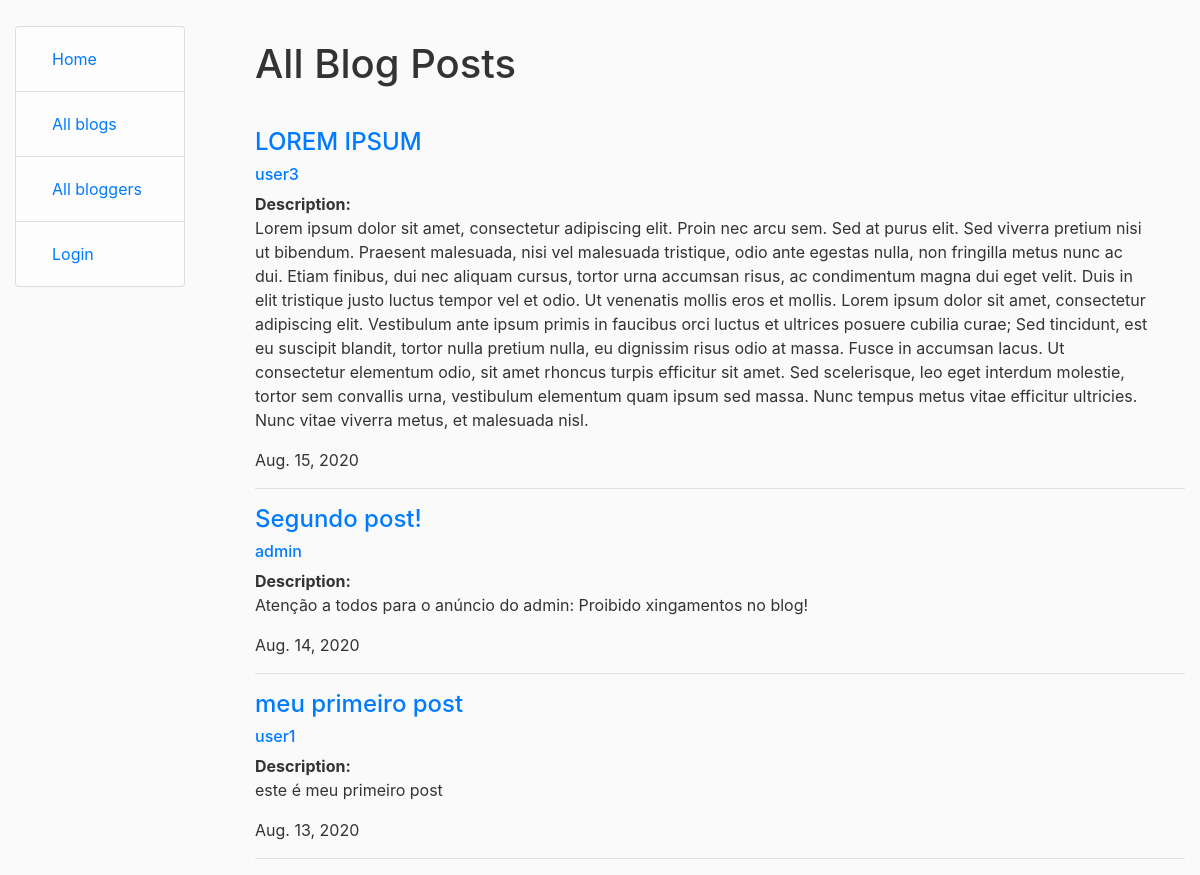
Page /blog/blogs/ on the earlier database version.
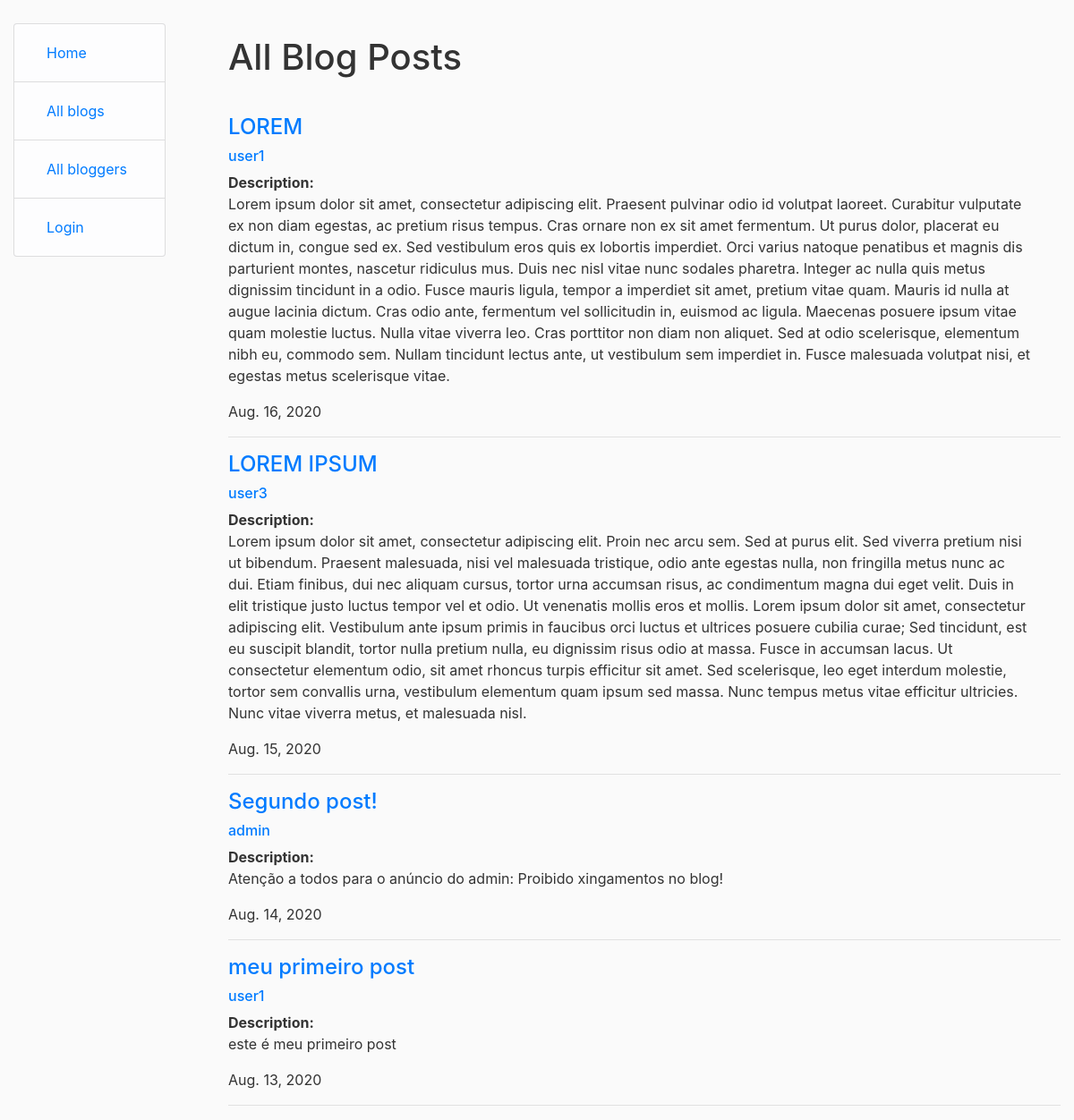
Same page on the later database version.
### blog/models.py (models this page shows, shortened)
class Blogpost(models.Model):
    title = models.CharField(max_length=200, help_text='Enter a post title')
    date = models.DateField(auto_now_add=True)
    description = models.TextField(max_length=1000, help_text='Enter a description for the post')
    author = models.ForeignKey('Author', on_delete=models.SET_NULL, null=True)
    def get_absolute_url(self):
        return reverse('blogpost-detail', args=[str(self.id)])
    class Meta:
        ordering = ['-date']

class Author(models.Model):
    username = models.ForeignKey(User, on_delete=models.SET_NULL, null=True, blank=True)
    bio = models.TextField(max_length=1000, help_text='Enter the biography for the user')
    def __str__(self):
        return str(self.username)
    def get_absolute_url(self):
        return reverse('author-detail', args=[str(self.id)])

### blog/views.py (the view)
# urls.py: path('blogs/', views.BlogListView.as_view(), name='blogs'),
class BlogListView(generic.ListView):
    model = Blogpost
    paginate_by = 5

### blog/templates/blog/blogpost_list.html
{% extends "base_generic.html" %}
{% block content %}
    <br><ul><h1>All Blog Posts</h1></ul></br>
    {% if blogpost_list %}
    <ul>
        {% for post in blogpost_list %}
            <a href="{{ post.get_absolute_url }}"><h4>{{ post.title }}</h4></a>
            <a href="{{ post.author.get_absolute_url }}"><h6>{{ post.author }}</h6></a>
            <strong>Description:</strong><p class="breakline">{{ post.description }}</p>
            {{ post.date }}
            <hr>
        {% endfor %}
    </ul>
    {% else %}
        <p>The are no posts yet!</p>
    {% endif %}
{% endblock %}

Differences in the rows shown:
added Blogpost: title "LOREM", author "user1", description "Lorem ipsum dolor sit amet, consectetur adipiscing elit. Praesent pulvinar odio id volutpat laoreet. Curabitur vulputate ex non diam egestas, ac pretium risus tempus. Cras ornare non ex sit amet fermentum. Ut purus dolor, placerat eu dictum in, congue sed ex. Sed vestibulum eros quis ex lobortis imperdiet. Orci varius natoque penatibus et magnis dis parturient montes, nascetur ridiculus mus. Duis nec nisl vitae nunc sodales pharetra. Integer ac nulla quis metus dignissim tincidunt in a odio. Fusce mauris ligula, tempor a imperdiet sit amet, pretium vitae quam. Mauris id nulla at augue lacinia dictum. Cras odio ante, fermentum vel sollicitudin in, euismod ac ligula. Maecenas posuere ipsum…", date "Aug. 16, 2020"
